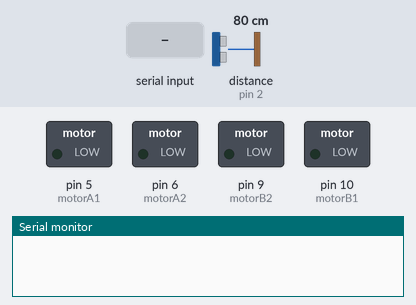
The sketch below on a simulated Arduino Uno, built with avr-gcc and run on an emulated ATmega328P. Parts: switched loads named in the sketch (green lamp = pin HIGH), the last lines printed to the serial monitor. Dashed ring = blinking. The test bench sets the inputs (shaded band); at power-on: distance to the obstacle (sensor on pin 2) 80 cm. The echo pulse lasts 58.3 µs per cm; pins used as bus, display or sensor lines are not drawn.

Above: at 1.2 s.
1.3 s: "A" received over Serial
At 2.3 s:
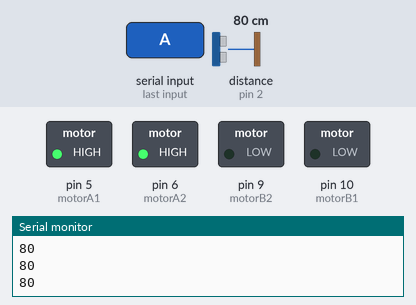
2.8 s: distance to the obstacle (sensor on pin 2) set to 21 cm
4.3 s: distance to the obstacle (sensor on pin 2) set to 17 cm
At 5.2 s:
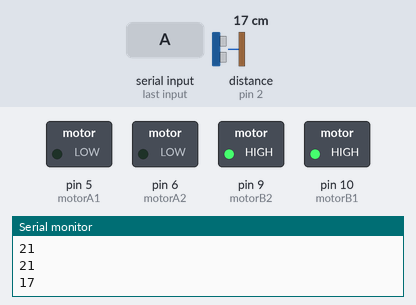
7.3 s: byte 72 ('H') received over Serial
At 8.1 s:
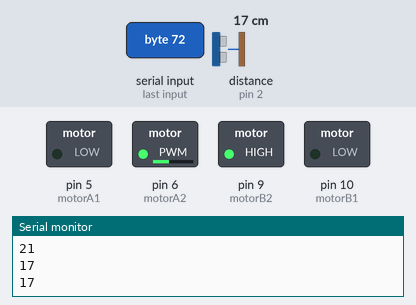
8.8 s: byte 74 ('J') received over Serial
At 10.0 s:
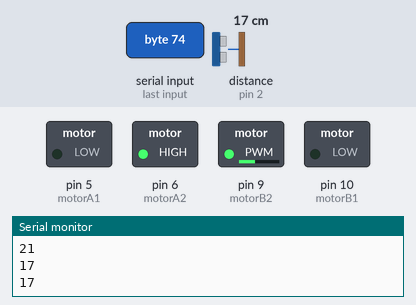
10.3 s: byte 76 ('L') received over Serial
At 11.3 s:
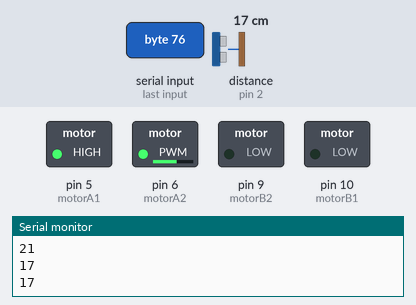
Timing chart, 0 to 12.8 s (numbered marks = the images above; inputs shaded):
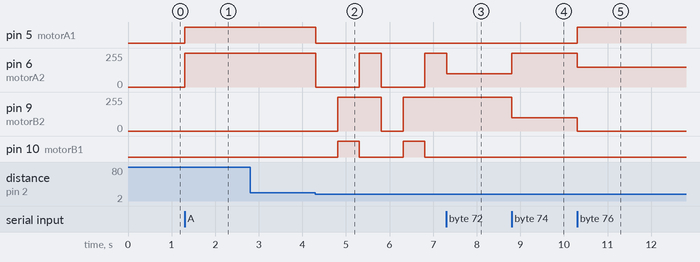

The sketch:

BothModes-KASIF.ino
```cpp
// CENG 408 - Autonomous Vehicle - Manual Driving Implementation


  const int motorA1  = 5;
  const int motorA2  = 6;
  const int motorB1  = 10;
  const int motorB2  = 9;


  int i=0;
  int j=0;
  int state;
  int vSpeed=255;

  int time_sensor = 0;
  int distance = 0;

  const int trig_pin = 3;
  const int echo_pin = 2;
  const int forward_right = 6;     // INPUT 1
  const int backward_right = 10;   // INPUT 2
  const int forward_left = 5;      // INPUT 3
  const int backward_left = 9;     // INPUT 4

void setup() {

    pinMode(motorA1, OUTPUT);
    pinMode(motorA2, OUTPUT);
    pinMode(motorB1, OUTPUT);
    pinMode(motorB2, OUTPUT);

      pinMode(trig_pin, OUTPUT);
      pinMode(echo_pin, INPUT );
      pinMode(forward_right, OUTPUT);
      pinMode(backward_right, OUTPUT);
      pinMode(forward_left, OUTPUT);
      pinMode(backward_left, OUTPUT);

      Serial.begin(9600);
}

void loop() {

    if(Serial.available() > 0){
      state = Serial.read();
    }

if(state == 'A')
{
       digitalWrite(trig_pin, HIGH);
  delayMicroseconds(10);
  digitalWrite(trig_pin, LOW);
  time_sensor = pulseIn(echo_pin, HIGH);
  distance = (time_sensor / 2) / 29.1;
  Serial.println(distance);

  if (distance < 20) {  // if distance smaller than 20 cm
    /* STOP THE UGV */
    digitalWrite(forward_right, LOW);
    digitalWrite(backward_right, LOW);
    digitalWrite(forward_left, LOW);
    digitalWrite(backward_left, LOW);
    delay(500);

    /* BACKWARD */
    digitalWrite(forward_right, LOW);
    digitalWrite(backward_right, HIGH);
    digitalWrite(forward_left, LOW);
    digitalWrite(backward_left, HIGH);
    delay(500);

    /* TURN LEFT */
    digitalWrite(forward_right, HIGH);
    digitalWrite(backward_right, LOW);
    digitalWrite(forward_left, LOW);
    digitalWrite(backward_left, HIGH);
    delay(500);
  }

  else { // if distance grather than 20 cm
    /* FORWARD */
    digitalWrite(forward_right, HIGH);
    digitalWrite(backward_right, LOW);
    digitalWrite(forward_left, HIGH);
    digitalWrite(backward_left, LOW);
  }
}
else
{
if (state == '0'){
      vSpeed=0;}
    else if (state == '1'){
      vSpeed=100;}
    else if (state == '2'){
      vSpeed=180;}
    else if (state == '3'){
      vSpeed=200;}
    else if (state == '4'){
      vSpeed=255;}

    if (state == 'F') {
      analogWrite(motorA1, vSpeed); analogWrite(motorA2, 0);
        analogWrite(motorB1, vSpeed);      analogWrite(motorB2, 0);
    }

    else if (state == 'G') {
      analogWrite(motorA1,vSpeed ); analogWrite(motorA2, 0);
        analogWrite(motorB1, 100);    analogWrite(motorB2, 0);
    }

    else if (state == 'I') {
        analogWrite(motorA1, 100); analogWrite(motorA2, 0);
        analogWrite(motorB1, vSpeed);      analogWrite(motorB2, 0);
    }

    else if (state == 'B') {
      analogWrite(motorA1, 0);   analogWrite(motorA2, vSpeed);
        analogWrite(motorB1, 0);   analogWrite(motorB2, vSpeed);
    }

    else if (state == 'H') {
      analogWrite(motorA1, 0);   analogWrite(motorA2, 100);
        analogWrite(motorB1, 0); analogWrite(motorB2, vSpeed);
    }

    else if (state == 'J') {
      analogWrite(motorA1, 0);   analogWrite(motorA2, vSpeed);
        analogWrite(motorB1, 0);   analogWrite(motorB2, 100);
    }

    else if (state == 'L') {
      analogWrite(motorA1, vSpeed);   analogWrite(motorA2, 150);
        analogWrite(motorB1, 0); analogWrite(motorB2, 0);
    }

    else if (state == 'R') {
      analogWrite(motorA1, 0);   analogWrite(motorA2, 0);
        analogWrite(motorB1, vSpeed);   analogWrite(motorB2, 150);
    }

    else if (state == 'S'){
        analogWrite(motorA1, 0);  analogWrite(motorA2, 0);
        analogWrite(motorB1, 0);  analogWrite(motorB2, 0);
    }
}
}
```

Measured:
- the behaviour switches between 20 and 19 cm on distance to the obstacle (sensor on pin 2) (found by bisection; images 1 and 2)
- after the input at 1.3 s, pin 5 (motorA1): LOW → HIGH at once; pin 6 (motorA2): 0/255 → 255/255 at once
- after the input at 4.3 s, pin 5 (motorA1): HIGH → LOW at once; pin 6 (motorA2): alternates 255/255 for 0.50 s and 0/255 for 1.0 s, starting at once; pin 9 (motorB2): 0/255 → 255/255 after 0.51 s, → 0/255 1.0 s later, → 255/255 0.50 s later; pin 10 (motorB1): alternates HIGH for 0.50 s and LOW for 1.0 s, starting after 0.51 s
- after the input at 7.3 s, pin 9 (motorB2): stays 255/255 (without the input it goes to 0/255 after 0.01 s); pin 10 (motorB1): stays LOW (without the input it goes to HIGH after 0.51 s)
- after the input at 8.8 s, pin 6 (motorA2): 100/255 → 255/255 at once; pin 9 (motorB2): 255/255 → 100/255 at once
- after the input at 10.3 s, pin 5 (motorA1): LOW → HIGH at once; pin 6 (motorA2): 255/255 → 150/255 at once; pin 9 (motorB2): 100/255 → 0/255 at once
